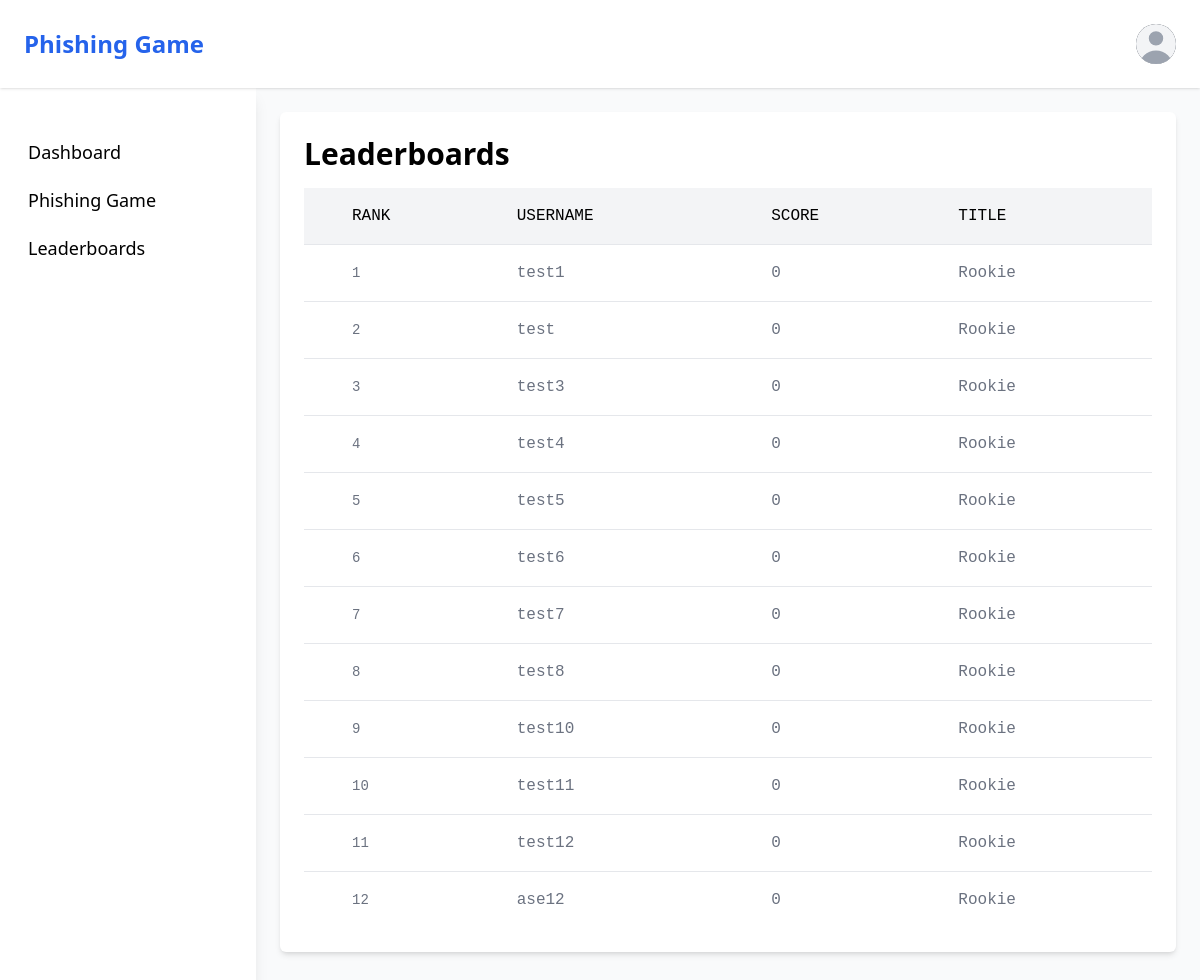
The app's page /leaderboard (signed in), older data.
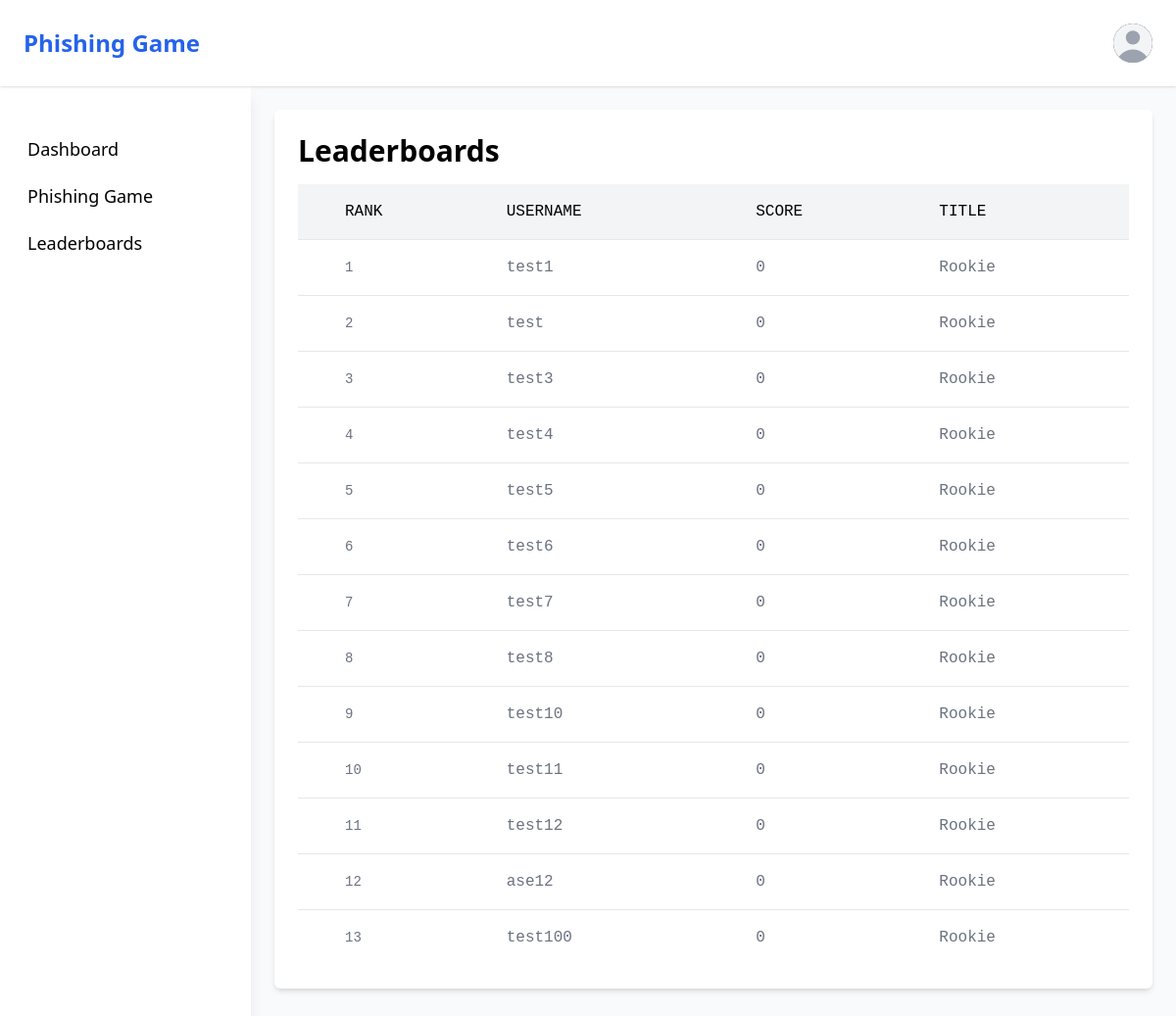
The same page, newer data.
### tables this page shows
CREATE TABLE users (
            id INTEGER PRIMARY KEY AUTOINCREMENT,
            username TEXT NOT NULL UNIQUE,
            password TEXT NOT NULL,
            email TEXT NOT NULL UNIQUE,
            name TEXT NOT NULL,
            title TEXT NOT NULL,
            score TEXT NOT NULL
        );

### app.py (the view)
@app.route('/leaderboard')
def leaderboard():
    if 'username' in session:
        conn = sqlite3.connect('users.db')
        cur = conn.cursor()
        cur.execute('SELECT username, score, title FROM users ORDER BY score DESC')
        leaderboard_data = cur.fetchall()
        conn.close()
        ranked_leaderboard = [{'rank': i+1, 'username': row[0], 'points': row[1], 'title': row[2]} for i, row in enumerate(leaderboard_data)]
        return render_template('leaderboard.html', username=session['username'], leaderboard=ranked_leaderboard)
    return redirect(url_for('login'))

### templates/leaderboard.html (shortened to what this page needs)
{% extends "base.html" %}
{% block content %}
<div class="p-6 bg-white shadow-md rounded-md">
    <h1 class="text-3xl font-bold mb-4">Leaderboards</h1>
    <div class="flex flex-col font-mono">
        <div class="overflow-x-auto">
            <div class="inline-block min-w-full align-middle">
                <div class="overflow-hidden shadow">
                    <table class="min-w-full divide-y divide-gray-200 table-fixed dark:divide-gray-600">
                        <thead class="bg-gray-100 white:bg-gray-700">
                            <tr>
                                <th scope="col" class="p-4">
                                </th>
                                <th scope="col" class="p-4 text-base font-medium text-left text-dark-500 uppercase white:text-dark-400">
                                    Rank
                                </th>
                                <th scope="col" class="p-4 text-base font-medium text-left text-dark-500 uppercase white:text-gray-400">
                                    Username
                                </th>
                                <th scope="col" class="p-4 text-base font-medium text-left text-dark-500 uppercase white:text-gray-400">
                                    Score
                                </th>
                                <th scope="col" class="p-4 text-base font-medium text-left text-dark-500 uppercase white:text-gray-400">
                                    Title
                                </th>
                            </tr>
                        </thead>
                        <tbody class="bg-white divide-y divide-gray-200 white:bg-gray-700 dark:divide-gray-700">
                            {% for entry in leaderboard %}
                            <tr class="hover:bg-gray-100 white:hover:bg-gray-700">
                                <td class="w-4 p-4"></td>
                                <td class="p-4 text-sm font-normal text-gray-500 whitespace-nowrap white:text-gray-400"> {{ entry.rank }}</td>
                                <td class="max-w-sm p-4 overflow-hidden text-base font-normal text-gray-500 truncate xl:max-w-xs white:text-gray-400"> {{ entry.username }}  </td>
                                <td class="max-w-sm p-4 overflow-hidden text-base font-normal text-gray-500 truncate xl:max-w-xs white:text-gray-400"> {{ entry.points }}  </td>
                                <td class="max-w-sm p-4 overflow-hidden text-base font-normal text-gray-500 truncate xl:max-w-xs white:text-gray-400"> {{ entry.title }}  </td>
                            </tr>
                            {% endfor %}
                        </tbody>
                    </table>
                </div>
            </div>
        </div>
    </div>
</div>
{% endblock %}

### templates/base.html (shortened to what this page needs)
<!DOCTYPE html>
<html lang="en">
<head>
    <link href="{{ url_for('static', filename='css/output.css') }}" rel="stylesheet">
</head>
<body class="bg-gray-50">
    <header class="flex justify-between items-center bg-white shadow p-6 sticky top-0 z-10">
        <a href="{{ url_for('home') }}" class="text-2xl font-bold text-blue-600">Phishing Game</a>
            <button id="dropdownUserAvatarButton" data-dropdown-toggle="dropdownAvatar" class="flex text-sm bg-gray-800 rounded-full md:me-0 focus:ring-4 focus:ring-gray-300 dark:focus:ring-gray-600" type="button">
            <div class="relative w-10 h-10 overflow-hidden bg-gray-100 rounded-full white:bg-gray-600">
                <svg class="absolute w-12 h-12 text-gray-400 -left-1" fill="currentColor" viewBox="0 0 20 20" xmlns="http://www.w3.org/2000/svg"><path fill-rule="evenodd" d="M10 9a3 3 0 100-6 3 3 0 000 6zm-7 9a7 7 0 1114 0H3z" clip-rule="evenodd"></path></svg>
            </div>
            </button>
    </header>
    <div class="flex h-screen">
        <div class="w-64 bg-white shadow-lg pt-18 text-lg font-medium">
            <nav class="mt-10">
                <ul>
                    <li>
                        <a href="{{ url_for('home') }}" class="ml-3 block py-2.5 px-4 rounded transition duration-200 hover:bg-blue-600 hover:text-white">Dashboard</a>
                    </li>
                    <li>
                        <a href="{{ url_for('phishing_gamified') }}" class="ml-3 block py-2.5 px-4 rounded transition duration-200 hover:bg-blue-600 hover:text-white">Phishing Game</a>
                    </li>
                    <li>
                        <a href="{{ url_for('leaderboard') }}" class="ml-3 block py-2.5 px-4 rounded transition duration-200 hover:bg-blue-600 hover:text-white">Leaderboards</a>
                    </li>
                </ul>
            </nav>
        </div>
        <div class="flex-1 flex flex-col overflow-hidden">
            <main class="flex-1 overflow-y-auto p-6 pt-18">
                {% block content %}{% endblock %}
            </main>
        </div>
    </div>
</body>
</html>

Row changes from the older to the newer data that the page shows:
added users: rank "13", username "test100", points "0", title "Rookie"
